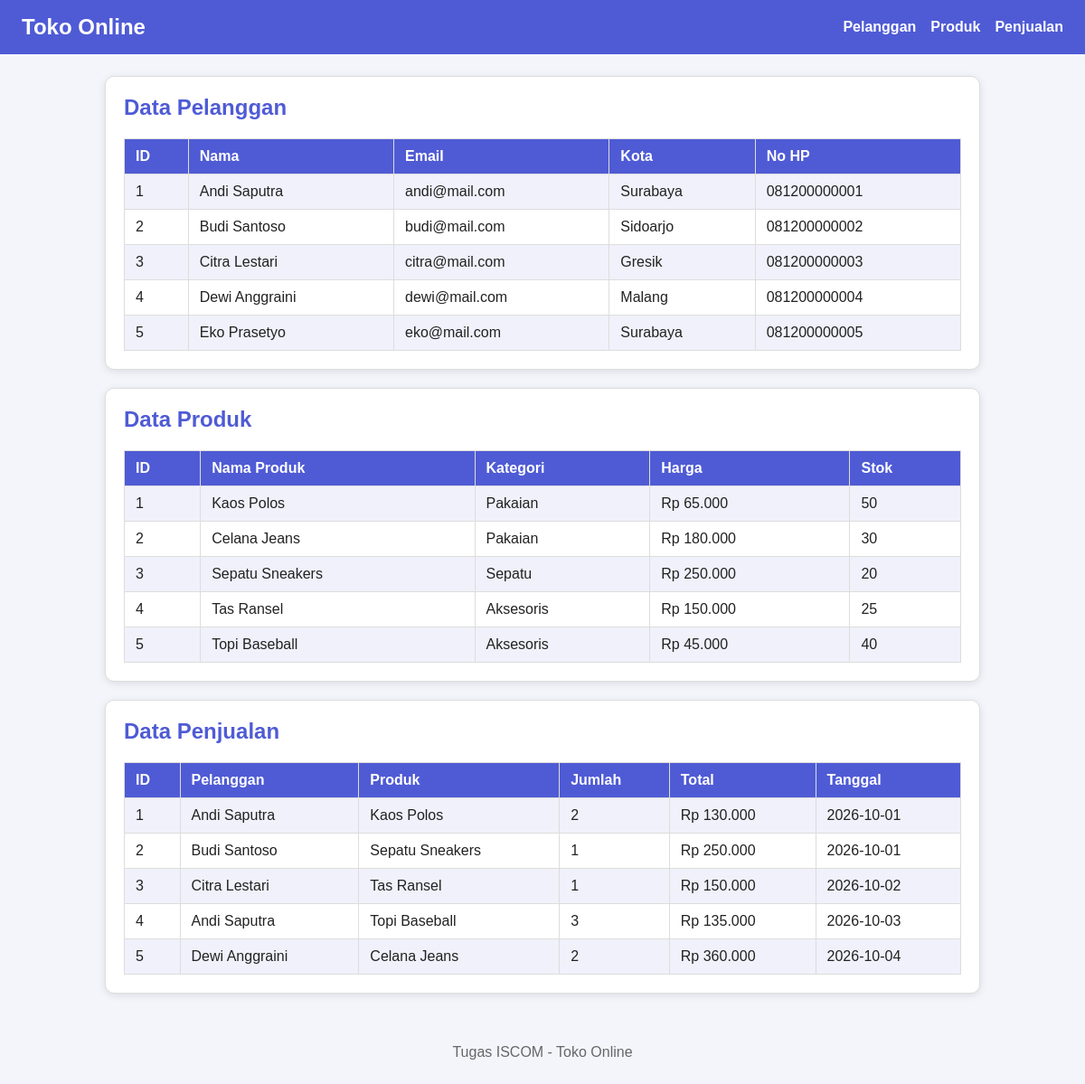
The page / on the database its author committed.
### tables this page shows
CREATE TABLE pelanggan (
    id_pelanggan INT AUTO_INCREMENT PRIMARY KEY,
    nama VARCHAR(100) NOT NULL,
    email VARCHAR(100),
    kota VARCHAR(50),
    no_hp VARCHAR(20)
);

CREATE TABLE produk (
    id_produk INT AUTO_INCREMENT PRIMARY KEY,
    nama_produk VARCHAR(100) NOT NULL,
    kategori VARCHAR(50),
    harga INT NOT NULL,
    stok INT NOT NULL
);

CREATE TABLE penjualan (
    id_penjualan INT AUTO_INCREMENT PRIMARY KEY,
    id_pelanggan INT NOT NULL,
    id_produk INT NOT NULL,
    jumlah INT NOT NULL,
    tanggal DATE NOT NULL,
    FOREIGN KEY (id_pelanggan) REFERENCES pelanggan(id_pelanggan),
    FOREIGN KEY (id_produk) REFERENCES produk(id_produk)
);

### index.php (the view, shortened to what this page needs)
<?php
require "services/config.php";
$q_pelanggan = mysqli_query($conn, "SELECT * FROM pelanggan");
$q_produk    = mysqli_query($conn, "SELECT * FROM produk");
$q_penjualan = mysqli_query($conn, "
    SELECT p.id_penjualan, pl.nama, pr.nama_produk, p.jumlah,
           (p.jumlah * pr.harga) AS total, p.tanggal
    FROM penjualan p
    JOIN pelanggan pl ON p.id_pelanggan = pl.id_pelanggan
    JOIN produk pr ON p.id_produk = pr.id_produk
    ORDER BY p.id_penjualan
");
?>
<!DOCTYPE html>
<html lang="id">
<head>
    <link rel="stylesheet" href="style.css">
</head>
<body>
    <header>
        <h1>Toko Online</h1>
        <nav>
            <a href="#pelanggan">Pelanggan</a>
            <a href="#produk">Produk</a>
            <a href="#penjualan">Penjualan</a>
        </nav>
    </header>
    <main>
        <section class="card" id="pelanggan">
            <h2>Data Pelanggan</h2>
            <div class="table-wrap">
                <table>
                    <tr><th>ID</th><th>Nama</th><th>Email</th><th>Kota</th><th>No HP</th></tr>
                    <?php while ($row = mysqli_fetch_assoc($q_pelanggan)) { ?>
                    <tr>
                        <td><?= $row['id_pelanggan'] ?></td>
                        <td><?= htmlspecialchars($row['nama']) ?></td>
                        <td><?= htmlspecialchars($row['email']) ?></td>
                        <td><?= htmlspecialchars($row['kota']) ?></td>
                        <td><?= htmlspecialchars($row['no_hp']) ?></td>
                    </tr>
                    <?php } ?>
                </table>
            </div>
        </section>
        <section class="card" id="produk">
            <h2>Data Produk</h2>
            <div class="table-wrap">
                <table>
                    <tr><th>ID</th><th>Nama Produk</th><th>Kategori</th><th>Harga</th><th>Stok</th></tr>
                    <?php while ($row = mysqli_fetch_assoc($q_produk)) { ?>
                    <tr>
                        <td><?= $row['id_produk'] ?></td>
                        <td><?= htmlspecialchars($row['nama_produk']) ?></td>
                        <td><?= htmlspecialchars($row['kategori']) ?></td>
                        <td>Rp <?= number_format($row['harga'], 0, ',', '.') ?></td>
                        <td><?= $row['stok'] ?></td>
                    </tr>
                    <?php } ?>
                </table>
            </div>
        </section>
        <section class="card" id="penjualan">
            <h2>Data Penjualan</h2>
            <div class="table-wrap">
                <table>
                    <tr><th>ID</th><th>Pelanggan</th><th>Produk</th><th>Jumlah</th><th>Total</th><th>Tanggal</th></tr>
                    <?php while ($row = mysqli_fetch_assoc($q_penjualan)) { ?>
                    <tr>
                        <td><?= $row['id_penjualan'] ?></td>
                        <td><?= htmlspecialchars($row['nama']) ?></td>
                        <td><?= htmlspecialchars($row['nama_produk']) ?></td>
                        <td><?= $row['jumlah'] ?></td>
                        <td>Rp <?= number_format($row['total'], 0, ',', '.') ?></td>
                        <td><?= $row['tanggal'] ?></td>
                    </tr>
                    <?php } ?>
                </table>
            </div>
        </section>
    </main>
    <footer>
        <p>Tugas ISCOM - Toko Online</p>
    </footer>
</body>
</html>

### style.css (style rules this page uses)
:root { --brand: #4f5bd5; --bg: #f4f5fb; --text: #222; }
* { box-sizing: border-box; }
body { margin: 0; font-family: Arial, sans-serif; background: var(--bg); color: var(--text); }
header { display: flex; flex-wrap: wrap; justify-content: space-between; align-items: center; gap: 12px; padding: 16px 24px; background: var(--brand); color: #fff; }
header h1 { margin: 0; font-size: 1.5rem; }
nav { display: flex; gap: 16px; }
nav a { color: #fff; text-decoration: none; font-weight: bold; }
main { display: grid; gap: 20px; max-width: 1000px; margin: 24px auto; padding: 0 16px; }
.card { background: #fff; padding: 20px; border: 1px solid #ddd; border-radius: 10px; box-shadow: 0 2px 8px rgba(0, 0, 0, 0.1); }
.card h2 { margin-top: 0; color: var(--brand); }
.table-wrap { overflow-x: auto; }
table { width: 100%; border-collapse: collapse; }
th, td { padding: 10px 12px; border: 1px solid #ddd; text-align: left; }
th { background: var(--brand); color: #fff; }
tr:nth-child(even) td { background: #f0f1fa; }
footer { text-align: center; padding: 16px; color: #666; }

### rows shown on the page
pelanggan: id_pelanggan "1", nama "Andi Saputra", email "andi@mail.com", kota "Surabaya", no_hp "081200000001"
pelanggan: id_pelanggan "2", nama "Budi Santoso", email "budi@mail.com", kota "Sidoarjo", no_hp "081200000002"
pelanggan: id_pelanggan "3", nama "Citra Lestari", email "citra@mail.com", kota "Gresik", no_hp "081200000003"
pelanggan: id_pelanggan "4", nama "Dewi Anggraini", email "dewi@mail.com", kota "Malang", no_hp "081200000004"
pelanggan: id_pelanggan "5", nama "Eko Prasetyo", email "eko@mail.com", kota "Surabaya", no_hp "081200000005"
produk: id_produk "1", nama_produk "Kaos Polos", kategori "Pakaian", harga "65.000", stok "50"
produk: id_produk "2", nama_produk "Celana Jeans", kategori "Pakaian", harga "180.000", stok "30"
produk: id_produk "3", nama_produk "Sepatu Sneakers", kategori "Sepatu", harga "250.000", stok "20"
produk: id_produk "4", nama_produk "Tas Ransel", kategori "Aksesoris", harga "150.000", stok "25"
produk: id_produk "5", nama_produk "Topi Baseball", kategori "Aksesoris", harga "45.000", stok "40"
penjualan: id_penjualan "1", id_pelanggan.nama "Andi Saputra", id_produk.nama_produk "Kaos Polos", jumlah "2", total "130.000", tanggal "2026-10-01"
penjualan: id_penjualan "2", id_pelanggan.nama "Budi Santoso", id_produk.nama_produk "Sepatu Sneakers", jumlah "1", total "250.000", tanggal "2026-10-01"
penjualan: id_penjualan "3", id_pelanggan.nama "Citra Lestari", id_produk.nama_produk "Tas Ransel", jumlah "1", total "150.000", tanggal "2026-10-02"
penjualan: id_penjualan "4", id_pelanggan.nama "Andi Saputra", id_produk.nama_produk "Topi Baseball", jumlah "3", total "135.000", tanggal "2026-10-03"
penjualan: id_penjualan "5", id_pelanggan.nama "Dewi Anggraini", id_produk.nama_produk "Celana Jeans", jumlah "2", total "360.000", tanggal "2026-10-04"
